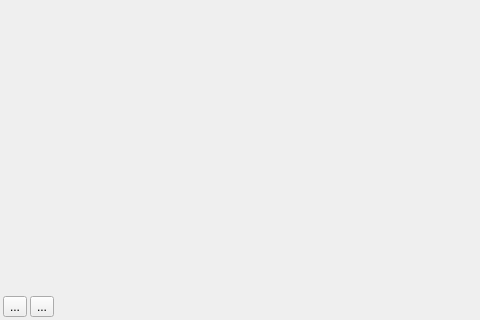
<?xml version="1.0" encoding="UTF-8"?>
<ui version="4.0">
 <class>MainWindow</class>
 <widget class="QMainWindow" name="MainWindow">
  <property name="geometry">
   <rect>
    <x>0</x>
    <y>0</y>
    <width>480</width>
    <height>320</height>
   </rect>
  </property>
  <property name="windowTitle">
   <string>Phonominom 1.0</string>
  </property>
  <property name="windowIcon">
   <iconset resource="resources.qrc">
    <normaloff>:/16x16/earth_music.png</normaloff>:/16x16/earth_music.png</iconset>
  </property>
  <widget class="QWidget" name="centralWidget">
   <layout class="QVBoxLayout" name="verticalLayout">
    <property name="spacing">
     <number>0</number>
    </property>
    <property name="margin">
     <number>0</number>
    </property>
    <item>
     <widget class="Phonon::VideoPlayer" name="videoPlayer">
      <property name="sizePolicy">
       <sizepolicy hsizetype="Expanding" vsizetype="Expanding">
        <horstretch>0</horstretch>
        <verstretch>0</verstretch>
       </sizepolicy>
      </property>
     </widget>
    </item>
    <item>
     <layout class="QHBoxLayout" name="horizontalLayout">
      <property name="spacing">
       <number>3</number>
      </property>
      <property name="margin">
       <number>3</number>
      </property>
      <item>
       <widget class="QToolButton" name="toolButton">
        <property name="text">
         <string>...</string>
        </property>
        <property name="icon">
         <iconset resource="resources.qrc">
          <normaloff>:/16x16/folder_music.png</normaloff>:/16x16/folder_music.png</iconset>
        </property>
       </widget>
      </item>
      <item>
       <widget class="QToolButton" name="toolButton_2">
        <property name="text">
         <string>...</string>
        </property>
        <property name="icon">
         <iconset resource="resources.qrc">
          <normaloff>:/16x16/earth_music.png</normaloff>:/16x16/earth_music.png</iconset>
        </property>
       </widget>
      </item>
      <item>
       <widget class="Phonon::SeekSlider" name="seekSlider">
        <property name="sizePolicy">
         <sizepolicy hsizetype="Preferred" vsizetype="Minimum">
          <horstretch>0</horstretch>
          <verstretch>0</verstretch>
         </sizepolicy>
        </property>
       </widget>
      </item>
      <item>
       <widget class="Phonon::VolumeSlider" name="volumeSlider">
        <property name="sizePolicy">
         <sizepolicy hsizetype="Preferred" vsizetype="Minimum">
          <horstretch>0</horstretch>
          <verstretch>0</verstretch>
         </sizepolicy>
        </property>
       </widget>
      </item>
     </layout>
    </item>
   </layout>
  </widget>
 </widget>
 <layoutdefault spacing="6" margin="11"/>
 <customwidgets>
  <customwidget>
   <class>Phonon::VideoPlayer</class>
   <extends>QWidget</extends>
   <header location="global">phonon/videoplayer.h</header>
  </customwidget>
  <customwidget>
   <class>Phonon::SeekSlider</class>
   <extends>QWidget</extends>
   <header location="global">phonon/seekslider.h</header>
  </customwidget>
  <customwidget>
   <class>Phonon::VolumeSlider</class>
   <extends>QWidget</extends>
   <header location="global">phonon/volumeslider.h</header>
  </customwidget>
 </customwidgets>
 <resources>
  <include location="resources.qrc"/>
 </resources>
 <connections/>
</ui>
